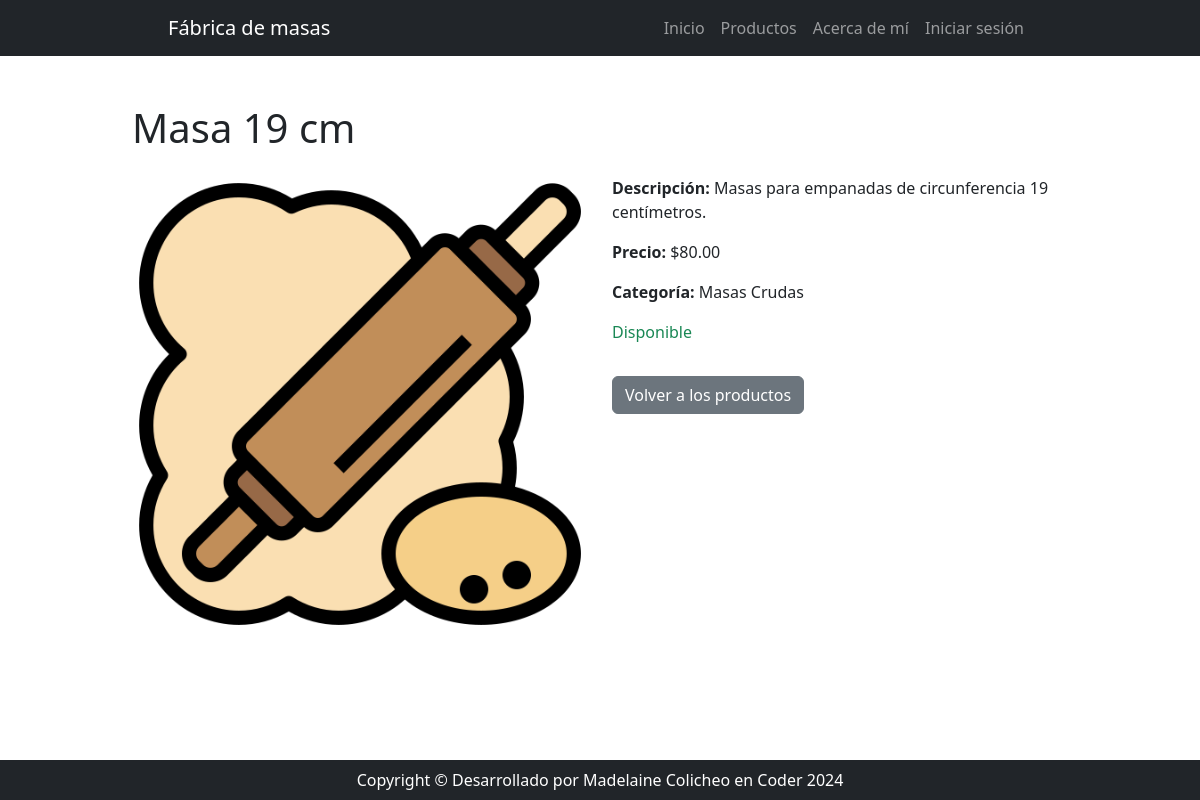
The app's page /producto/2/, older data.
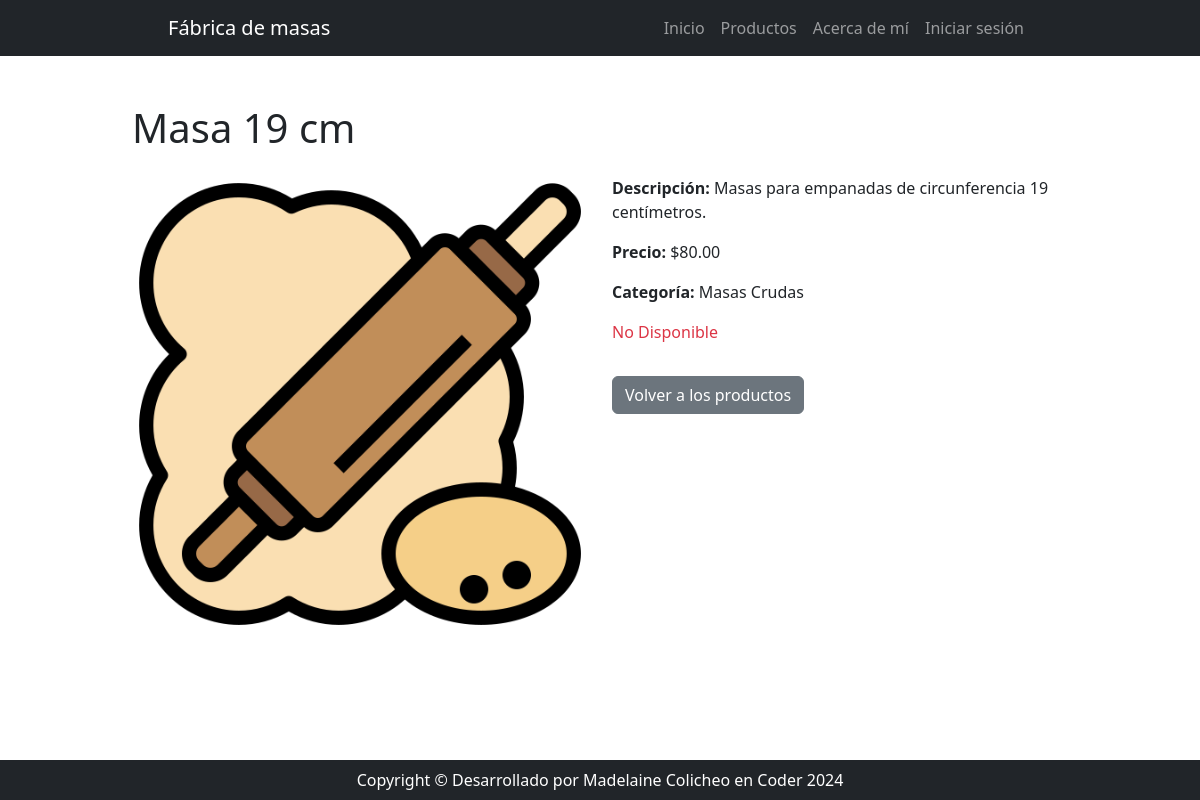
The same page, newer data.
### app/models.py (models this page shows, shortened)
class Producto(models.Model):
    nombre = models.CharField(max_length=100)
    descripcion = models.TextField()
    categoria = models.ForeignKey(Categoria, on_delete=models.CASCADE)
    precio = models.DecimalField(max_digits=10, decimal_places=2)
    imagen = models.ImageField(upload_to='productos/')
    disponibilidad = models.BooleanField(default=True)

class Categoria(models.Model):
    nombre = models.CharField(max_length=100)
    descripcion = models.TextField()

### app/views.py (the view)
# urls.py: path('producto/<int:id>/', views.producto_detalle, name='producto_detalle'),  # URL para el detalle de un producto específico
def producto_detalle(request, id):
    producto = get_object_or_404(Producto, id=id)
    return render(request, 'app/producto_detalle.html', {'producto': producto})

### app/templates/app/producto_detalle.html (shortened to what this page needs)
{% load static %}
<!DOCTYPE html>
<html lang="es">
<head>
    <link href="https://cdn.jsdelivr.net/npm/bootstrap@5.2.3/dist/css/bootstrap.min.css" rel="stylesheet">
    <link href="{% static 'core/css/styles.css' %}" rel="stylesheet">
</head>
<body>
    {% include 'app/componentes/navbar.html' %}
    <div class="container mt-5">
        <h1 class="mb-4">{{ producto.nombre }}</h1>
        <div class="row">
            <div class="col-md-6">
                <img src="{{ producto.imagen.url }}" class="img-fluid" alt="{{ producto.nombre }}">
            </div>
            <div class="col-md-6">
                <p><strong>Descripción:</strong> {{ producto.descripcion }}</p>
                <p><strong>Precio:</strong> ${{ producto.precio|floatformat:2 }}</p>
                <p><strong>Categoría:</strong> {{ producto.categoria.nombre }}</p>
                {% if producto.disponibilidad %}
                <p class="text-success">Disponible</p>
                {% else %}
                <p class="text-danger">No Disponible</p>
                {% endif %}
                <a href="{% url 'app:productos' %}" class="btn btn-secondary mt-3">Volver a los productos</a>
            </div>
        </div>
    </div>
    {% include 'app/componentes/footer.html' %}
</body>
</html>

### app/templates/app/componentes/navbar.html (shortened to what this page needs)
{% load static %}
<nav class="navbar navbar-expand-lg navbar-dark bg-dark">
    <div class="container px-5">
        <a class="navbar-brand" href="{% url 'app:index' %}">Fábrica de masas</a>
        <div class="collapse navbar-collapse" id="navbarSupportedContent">
            <ul class="navbar-nav ms-auto mb-2 mb-lg-0">
                <li class="nav-item">
                    <a class="nav-link {% if request.resolver_match.url_name == 'index' %}active{% endif %}" href="{% url 'app:index' %}" aria-current="page">Inicio</a>
                </li>
                <li class="nav-item">
                    <a class="nav-link {% if request.resolver_match.url_name == 'productos' %}active{% endif %}" href="{% url 'app:productos-lista' %}">Productos</a>
                </li>
                <li class="nav-item">
                    <a class="nav-link {% if request.resolver_match.url_name == 'about' %}active{% endif %}" href="{% url 'app:about' %}">Acerca de mí</a>
                </li>
                {% if user.is_authenticated %}
                    <li class="nav-item">
                        <a class="nav-link {% if request.resolver_match.url_name == 'listar_categorias' %}active{% endif %}" href="{% url 'app:listar_categorias' %}">Configuración de Categorías</a>
                    </li>
                    <li class="nav-item">
                        <a class="nav-link {% if request.resolver_match.url_name == 'listar_productos' %}active{% endif %}" href="{% url 'app:listar_productos' %}">Configuación de productos</a>
                    </li>
                    <li class="nav-item">
                        <form action="{% url 'app:logout' %}" method="post">
                            {% csrf_token %}
                            <button class="btn nav-link text-white" type="submit">Cerrar sesión</button>
                        </form>
                    </li>
                {% else %}
                    <li class="nav-item">
                        <a class="nav-link {% if request.resolver_match.url_name == 'login' %}active{% endif %}" href="{% url 'app:login' %}">Iniciar sesión</a>
                    </li>
                {% endif %}
            </ul>
        </div>
    </div>
</nav>

### app/templates/app/componentes/footer.html
<footer class="py-2 bg-dark fixed-bottom">
    <div class="container px-4 px-lg-5">
        <p class="m-0 text-center text-white">Copyright &copy; Desarrollado por Madelaine Colicheo en Coder 2024</p>
    </div>
</footer>

Row changes from the older to the newer data that the page shows:
changed Producto "Masa 19 cm": disponibilidad True → False (drawn)
Text that changed along with them:
text no longer shown: "Disponible"
text now shown: "No Disponible"
